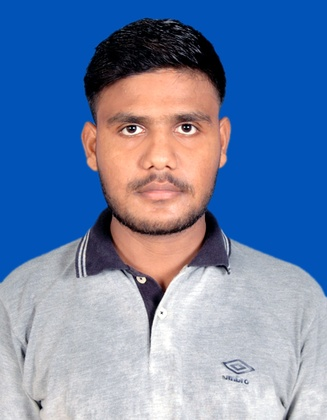
%> input picture 6th_sem/MATLAB/CIA_IMP/ImageProcessing/image.jpg, 327 x 420 px, shrunk from 413 x 531 before the run
$ octave xximage3.m   (GNU Octave 9; MATLAB toolbox functions it lacks are replaced by stand-ins)
%> lines starting %> are read from the running program, lines starting %| are printed output that depends on the picture; in (x1, y1, x2, y2) boxes, pixels count from 0 and x2, y2 are one past the last pixel; in counts of white or black regions, pixels touching at a corner belong together; the program's own positions count from 1
%Problem-3:xximage3.m : Write a program to convert any RGB image file to
%Gray scale. Use formula :  gs=.2989*r+.587*g+.114*b. Convert Gray scale
% image to B/W image. Paste Gray scale image and B/W image on RHS of
%RGB image
clc;
close all;
clear all;
file1=input('\nEnter your input Image File Name=','s');
%> the answer given: image.jpg
file2=input('Enter your output image File Name=','s');
%> the answer given: out.png
x=imread(file1);
%> x is the input picture: size 420x327x3 uint8; mean R, G, B 108.7, 131.6, 170.4
[r,c,d]=size(x);
%> r = 420; c = 327; d = 3
% To convert RGB to gray scale
y(1:r,1:c,1)=.2989*x(1:r,1:c,1)+.587*x(1:r,1:c,2)+.114*x(1:r,1:c,3);
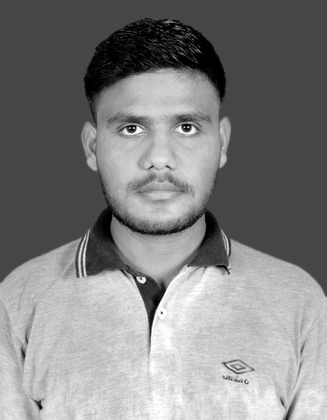
%> y: size 420x327 uint8; min 0, max 255, mean 129.2
x(1:r,c+1:2*c,1)=y(1:r,1:c,1);
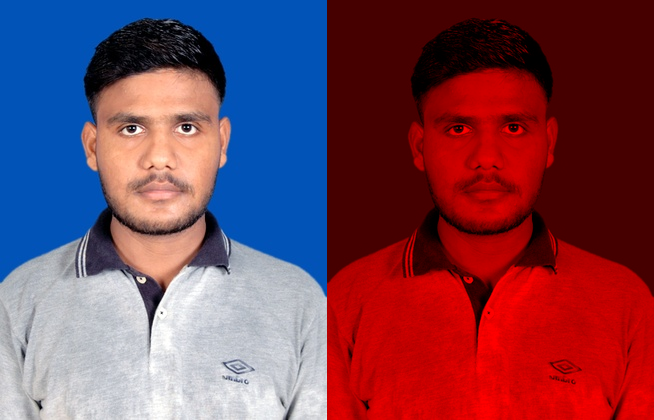
%> x: size 420x654x3 uint8; mean R, G, B 119, 65.8, 85.2
x(1:r,c+1:2*c,2)=y(1:r,1:c,1);
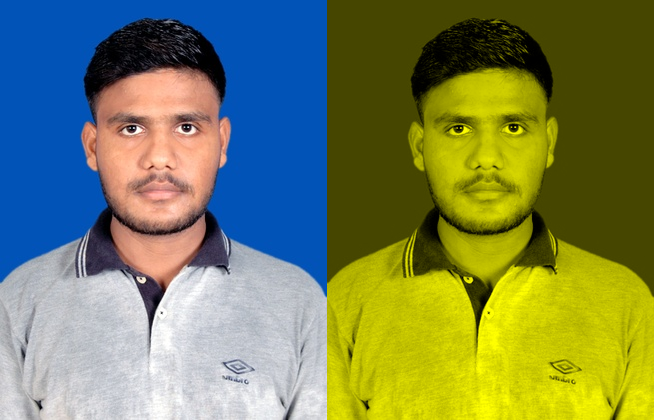
%> x: size 420x654x3 uint8; mean R, G, B 119, 130.4, 85.2
x(1:r,c+1:2*c,3)=y(1:r,1:c,1);
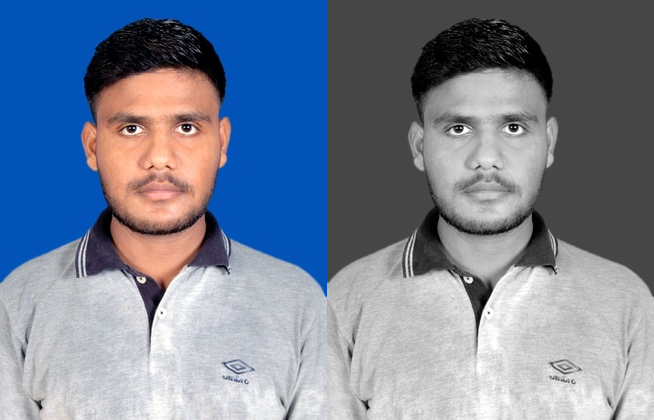
%> x: size 420x654x3 uint8; mean R, G, B 119, 130.4, 149.8
% To convert gray scale image to B/W image. We change pixel value 0-126 to
% 0 and 127-255 to 255.
 for i=1:r
        for j=1:c
            if y(i,j,1)>=127
                z(i,j,1)=255;
            else
                z(i,j,1)=0;
            end
        end
    end
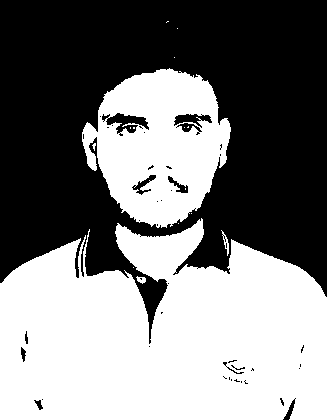
%> z: size 420x327 double; 49.4% white; 16 white regions (12 under 20 px), largest, box (x1, y1, x2, y2) and area: (0, 218, 327, 420) 52338, (82, 68, 231, 228) 15301, (221, 230, 229, 256) 66, (136, 276, 146, 284) 48
% To paste B/W image on RHS of gray scale image
x(1:r,2*c+1:3*c,1)=z(1:r,1:c,1);
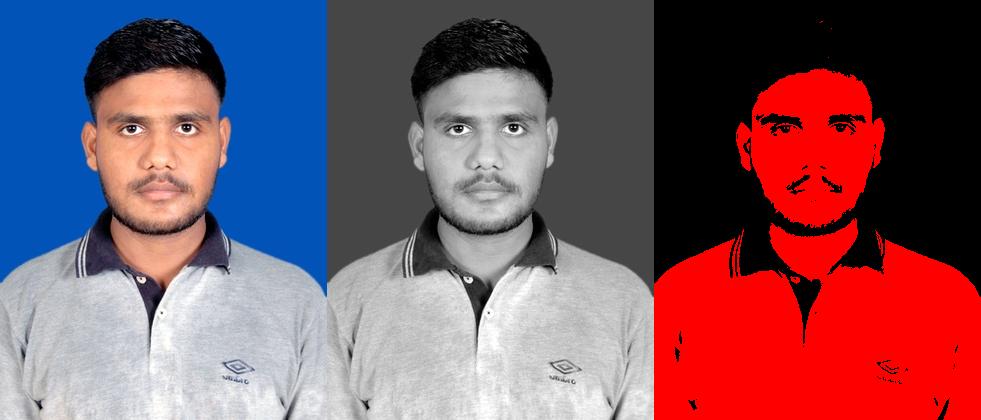
%> x: size 420x981x3 uint8; mean R, G, B 121.3, 86.9, 99.9
x(1:r,2*c+1:3*c,2)=z(1:r,1:c,1);
x(1:r,2*c+1:3*c,3)=z(1:r,1:c,1);
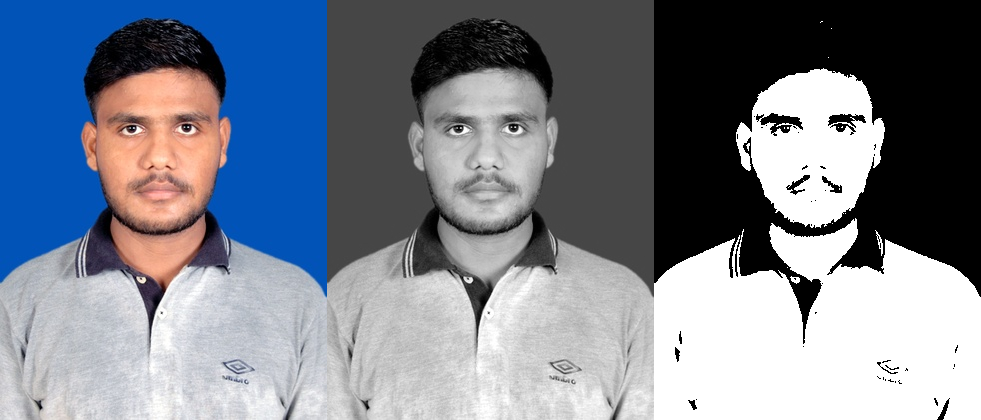
%> x: size 420x981x3 uint8; mean R, G, B 121.3, 128.9, 141.8
imshow(x);
imwrite(x,file2);
%End of program
